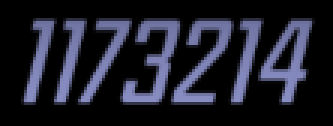
#> input picture src_imgs/numbers/Long tests/1173214 close.png, 111 x 42 px (shown 3 times larger)
$ python -i 'parse numbers.py'   (imports and definitions only)
#> lines starting #> are read from the running program, lines starting #| are printed output that depends on the picture
import cv2
import os
import numpy as np

def list_folder(rootpath : str, extensions = None, fullpaths=False, folders_only=False):
    """
    This function only lists the rootpath folder and its immediate contents
    :param rootpath:
    :param extensions:
    :return:
    """
    if not os.path.isdir(rootpath):
        rootpath = os.path.basename(rootpath)
    if extensions is None and folders_only is False:
        files = os.listdir(rootpath)
    else:
        if type(extensions) is not list:
            extensions = [extensions]
        if folders_only:
            files = [file for file in os.listdir(rootpath) if os.path.isdir(os.path.join(rootpath, file))]
        else:
            files = [file for file in os.listdir(rootpath) if any([file.endswith(ext) for ext in extensions])]
    if fullpaths:
        files = [rootpath + os.sep + file for file in files]
    return files

num_imgs = []
# [2 lines not run here, left out]

# [1 line that did not run here, left out]
# [1 line that did not run here, left out]
# [1 line that did not run here, left out]
# [1 line that did not run here, left out]
# [2 lines not run here, left out]
# cv2.waitKey()
# [1 line that did not run here, left out]
parsed_nums = dict()
num_pixel_spacing = 5

# first, figure out which scale is best using a given number
def resize_to_best_scale(img2, num_scales=20, check_number=4, num_imgs=None):
    gray = cv2.cvtColor(img2, code=cv2.COLOR_BGR2GRAY)
    if num_imgs is None:
        num_imgs = []
        for path in list_folder('src_imgs/numbers', fullpaths=True, extensions='.png'):
            num_imgs.append(cv2.imread(path))
    resized = np.empty_like(img2)
    found = None
    num_img = num_imgs[check_number]
    resized_list = []
    for i, scale in enumerate(np.linspace(0.2, 1, num_scales)):
        print(f"Checking scale {scale}")
        resized = cv2.resize(gray, dst=resized, fx=1 / scale, fy=1 / scale, interpolation=cv2.INTER_NEAREST, dsize=None)
        ratio = gray.shape[1] / resized.shape[1]
        edgy = cv2.Canny(resized, 50, 200)
        match_result = cv2.matchTemplate(edgy, template, cv2.TM_CCOEFF_NORMED)
        _, maxval, _, maxloc = cv2.minMaxLoc(match_result)
        if found is None or maxval > found[0]:
            found = (maxval, match_result, ratio, scale, resized)
    return found[4]

# Now use that scale to check for all the other numbers

# Checking
# [2 lines not run here, left out]


def candidate_number_to_final(parsed_nums, num_pixel_spacing=5):
    # Now we have our dictionary, we need to fix some mis-matches.
    # first we find the number of digits via number of quasi-unique columns
    pixel_cols = []
    checklist = []
    for number, spots in parsed_nums.items():
        for row, col, score in spots:
            if col not in checklist: # within num_pixel_spacing you are unique
                pixel_cols.append(col)
                checklist.extend(list(np.arange(col-num_pixel_spacing, col+num_pixel_spacing)))
    pixel_cols.sort()
    print(pixel_cols)
    # Now we see for overlapping
    best_scores = [-1 for _ in pixel_cols]
    output_num_sequence = [-1 for _ in pixel_cols]
    for num_index, near_col in enumerate(pixel_cols):
        print(f"Checking for best number at index {num_index}")
        for number, spots in parsed_nums.items():
            for row, col, score in spots:
                if col == near_col or col in list(np.arange(near_col-num_pixel_spacing, near_col+num_pixel_spacing)):
                    #Then this number competes for this spot
                    if score > best_scores[num_index]:
                        # You win!
                        print(f"at index {num_index}, {number} fits better than {output_num_sequence[num_index]} because {score} > {best_scores[num_index]}")
                        best_scores[num_index] = score
                        output_num_sequence[num_index] = number
                    else:
                        pass # You lose, someone is better fit here
                else:
                    pass  # You're not competing for this spot
        print(f"Best match was {output_num_sequence[num_index]} here.")
    return output_num_sequence


# [35 lines not run here, left out]

>>> import cv2
>>> picture = cv2.imread('../src_imgs/numbers/Long tests/1173214 close.png')
#> picture is the input picture: shape (42, 111, 3); mean B, G, R 42.7, 30.8, 29.7
>>> result = resize_to_best_scale(picture)
#> in resize_to_best_scale, `gray = cv2.cvtColor(img2, code=cv2.COLOR_BGR2GRAY)`:
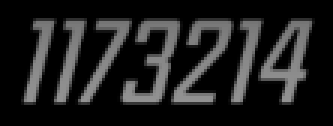
#> gray: shape (42, 111) (shown 3 times larger); min 0, max 146, mean 31.9
#> (the run stopped early here; a loop or call above may not have finished)

$ run again, on src_imgs/numbers/Long tests/350619.png
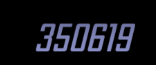
#> input picture src_imgs/numbers/Long tests/350619.png, 156 x 65 px
#> picture is the input picture: shape (65, 156, 3); mean B, G, R 23.2, 16.8, 16.2
#> in resize_to_best_scale, `gray = cv2.cvtColor(img2, code=cv2.COLOR_BGR2GRAY)`:
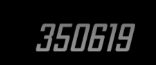
#> gray: shape (65, 156); min 0, max 146, mean 17.3
